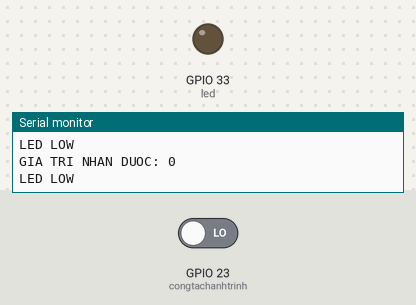
The sketch below on a simulated ESP32. Parts: output pins drawn as LEDs (lit = HIGH), the last lines printed to the serial monitor. The inputs (shaded band) are chosen by the test bench; at power-on: GPIO 23 (congtachanhtrinh) LOW.

Above: at 2.8 s.
2.9 s: GPIO 23 (congtachanhtrinh) driven HIGH
At 4.2 s:
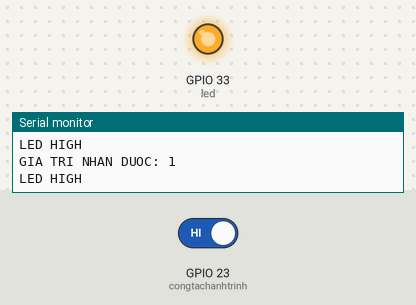
4.5 s: GPIO 23 (congtachanhtrinh) driven LOW
At 5.8 s:
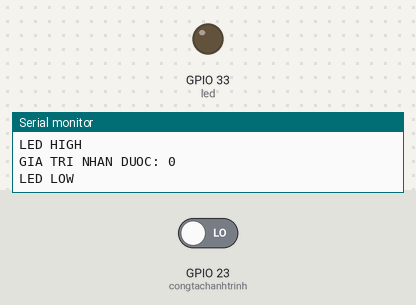
Timing chart, 0 to 7.5 s (numbered marks = the images above; inputs shaded):
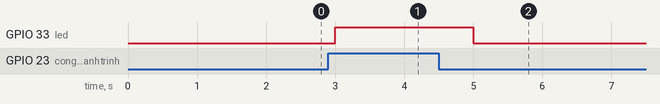

The sketch:

contacHanhTrinh.ino
```cpp
const int congtachanhtrinh = 23;  // Dây ra công tăc hành trình dây màu xanh nối chân 3
const int led =  33;
int giatri = 0;
void setup() {
  Serial.begin(9600);
  pinMode(led, OUTPUT);
  pinMode(congtachanhtrinh, INPUT);
}
void loop() {
  giatri = digitalRead(congtachanhtrinh); // Đọc tín hiệu từ chân số 3
  Serial.print("GIA TRI NHAN DUOC: ");
 Serial.println(giatri);
 // giá trị nhận được từ công tắc hành trình bằng 1 thì led sáng
 // còn giá trị nhận được từ công tắc hành trình bằng 0 thì led tắt
  if (giatri == HIGH) {
    digitalWrite(led, HIGH);
    Serial.println("LED HIGH");
  } else {
    digitalWrite(led, LOW);
    Serial.println("LED LOW");
  }
  delay(1000);// delay 1 giây
}
```

Measured:
- after the input at 2.9 s, GPIO 33 (led): LOW → HIGH after 0.10 s
- after the input at 4.5 s, GPIO 33 (led): HIGH → LOW after 0.50 s
